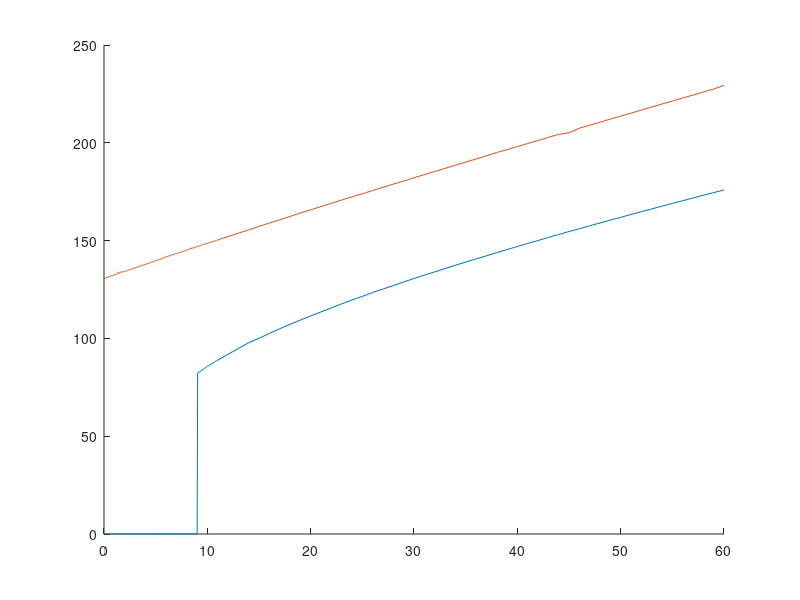
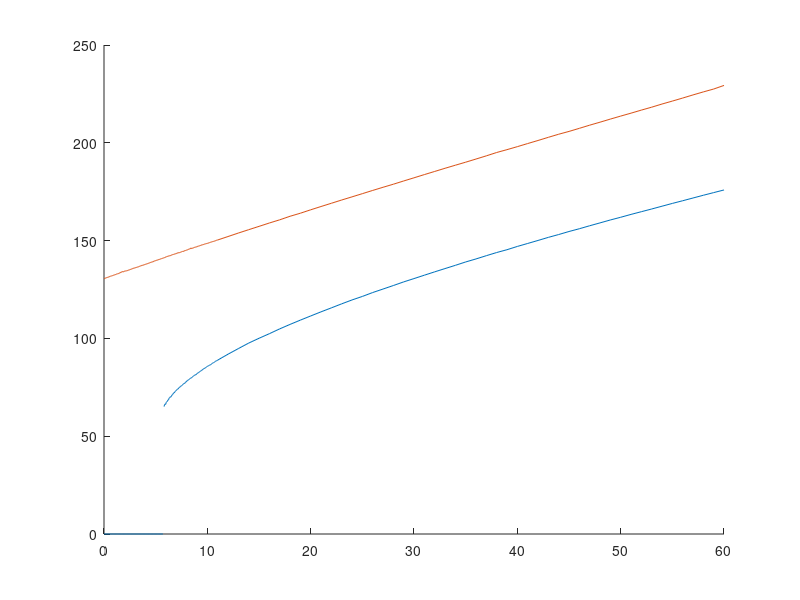
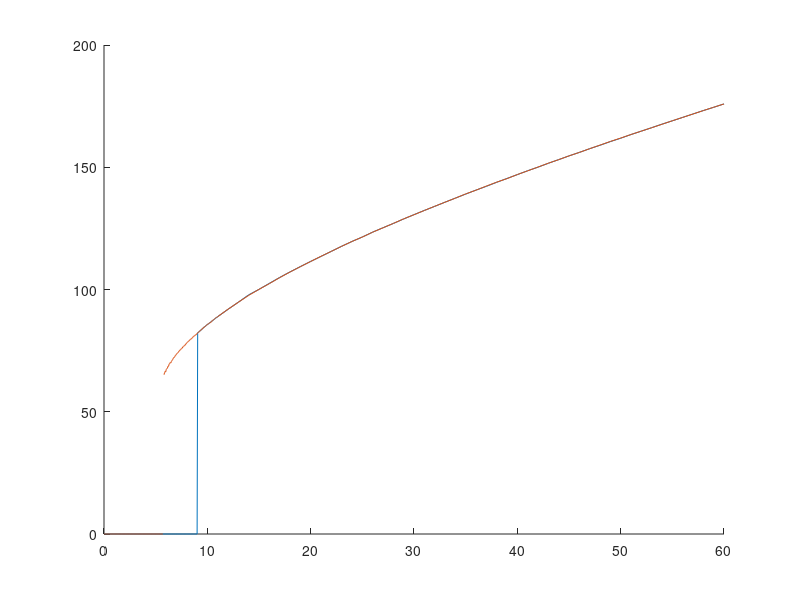
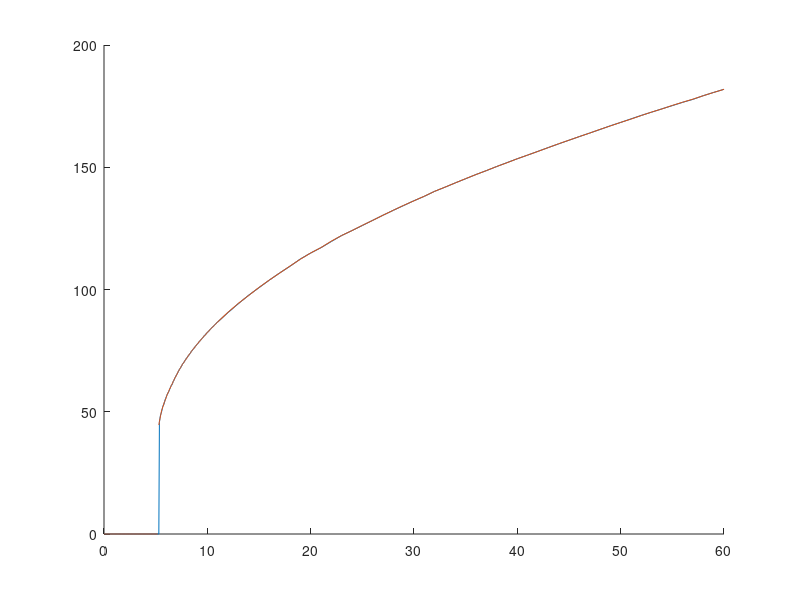

Write the MATLAB code that produced these figures, in order.
function fi_plots()

fromabove = load("matfiles/fi_results/fromabove.mat");
fromabove_sos = load("matfiles/fi_results/fromabove_sos.mat");
fromabove_reg = load("matfiles/fi_results/fromabove_reg.mat");

frombelow = load("matfiles/fi_results/frombelow.mat");
frombelow_sos = load("matfiles/fi_results/frombelow_sos.mat");
frombelow_reg = load("matfiles/fi_results/frombelow_reg.mat");

figure; hold on;
plot(frombelow.current, frombelow.freqs);
plot(frombelow_sos.current, frombelow_sos.freqs);

saveas(gcf, "figs/fi_curves/fi_blw_orig_vs_sos.png")

figure; hold on;
plot(fromabove.current, fromabove.freqs);
plot(fromabove_sos.current, fromabove_sos.freqs);

saveas(gcf, "figs/fi_curves/fi_abv_orig_vs_sos.png")

figure; hold on;
plot(frombelow.current, frombelow.freqs);
plot(fromabove.current, fromabove.freqs);

saveas(gcf, "figs/fi_curves/fi_orig.png")

figure; hold on;
plot(frombelow_reg.current, frombelow_reg.freqs);
plot(fromabove_reg.current, fromabove_reg.freqs);

saveas(gcf, "figs/fi_curves/fi_polyreg.png")

figure; hold on;
plot(frombelow_sos.current, frombelow_sos.freqs);
plot(fromabove_sos.current, fromabove_sos.freqs);

saveas(gcf, "figs/fi_curves/fi_sos.png")

end
